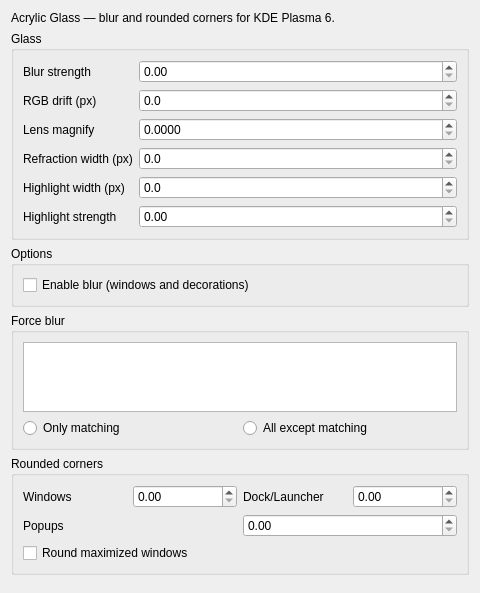
<?xml version="1.0" encoding="UTF-8"?>
<ui version="4.0">
 <class>BlurEffectConfig</class>
 <widget class="QWidget" name="BlurEffectConfig">
  <property name="geometry">
   <rect><x>0</x><y>0</y><width>480</width><height>420</height></rect>
  </property>
  <layout class="QVBoxLayout">
   <item>
    <widget class="QLabel">
     <property name="text"><string>Acrylic Glass — blur and rounded corners for KDE Plasma 6.</string></property>
     <property name="wordWrap"><bool>true</bool></property>
    </widget>
   </item>
   <item>
    <widget class="QGroupBox">
     <property name="title"><string>Glass</string></property>
     <layout class="QFormLayout">
      <item row="0" column="0">
       <widget class="QLabel">
        <property name="text"><string>Blur strength</string></property>
        <property name="toolTip"><string>Kawase downsample depth. Higher values produce a deeper, more Gaussian-looking blur behind the glass.</string></property>
       </widget>
      </item>
      <item row="0" column="1">
       <widget class="QDoubleSpinBox" name="kcfg_BlurStrength">
        <property name="toolTip"><string>Kawase downsample depth. Higher values produce a deeper blur. Fractional values (e.g. 1.75) interpolate smoothly between levels.</string></property>
        <property name="minimum"><double>0.0</double></property>
        <property name="maximum"><double>20.0</double></property>
        <property name="singleStep"><double>0.05</double></property>
        <property name="decimals"><number>2</number></property>
       </widget>
      </item>
      <item row="1" column="0">
       <widget class="QLabel">
        <property name="text"><string>RGB drift (px)</string></property>
        <property name="toolTip"><string>Chromatic aberration spread at the glass rim. Dispersive glass separates wavelengths — red drifts outward, blue drifts inward. 0 = no drift.</string></property>
       </widget>
      </item>
      <item row="1" column="1">
       <widget class="QDoubleSpinBox" name="kcfg_RgbDriftStrength">
        <property name="toolTip"><string>Chromatic aberration spread at the glass rim. Dispersive glass separates wavelengths — red drifts outward, blue drifts inward. 0 = no drift.</string></property>
        <property name="minimum"><double>0.0</double></property>
        <property name="maximum"><double>100.0</double></property>
        <property name="singleStep"><double>1.0</double></property>
        <property name="decimals"><number>1</number></property>
       </widget>
      </item>
      <item row="2" column="0">
       <widget class="QLabel">
        <property name="text"><string>Lens magnify</string></property>
        <property name="toolTip"><string>Convex-lens magnification of the blurred backdrop. The whole glass surface acts as a thick lens — higher values make the background appear closer.</string></property>
       </widget>
      </item>
      <item row="2" column="1">
       <widget class="QDoubleSpinBox" name="kcfg_MagnifyGlassStrength">
        <property name="toolTip"><string>Convex-lens magnification of the blurred backdrop. The whole glass surface acts as a thick lens — higher values make the background appear closer.</string></property>
        <property name="minimum"><double>0.0</double></property>
        <property name="maximum"><double>0.1</double></property>
        <property name="singleStep"><double>0.001</double></property>
        <property name="decimals"><number>4</number></property>
       </widget>
      </item>
      <item row="3" column="0">
       <widget class="QLabel">
        <property name="text"><string>Refraction width (px)</string></property>
        <property name="toolTip"><string>Band from the glass edge inward where chromatic dispersion and lens distortion are active. Narrow values (e.g. 22 px) keep the prismatic fringe tight to the border.</string></property>
       </widget>
      </item>
      <item row="3" column="1">
       <widget class="QDoubleSpinBox" name="kcfg_RefractionWidth">
        <property name="toolTip"><string>Band from the glass edge inward where chromatic dispersion and lens distortion are active. Narrow values (e.g. 22 px) keep the prismatic fringe tight to the border.</string></property>
        <property name="minimum"><double>0.0</double></property>
        <property name="maximum"><double>300.0</double></property>
        <property name="singleStep"><double>1.0</double></property>
        <property name="decimals"><number>1</number></property>
       </widget>
      </item>
      <item row="4" column="0">
       <widget class="QLabel">
        <property name="text"><string>Highlight width (px)</string></property>
        <property name="toolTip"><string>Band from the glass edge inward where the specular glow and ambient top/bottom gradient are active. Large values (e.g. 120 px) spread the light across most of the surface.</string></property>
       </widget>
      </item>
      <item row="4" column="1">
       <widget class="QDoubleSpinBox" name="kcfg_HighlightWidth">
        <property name="toolTip"><string>Band from the glass edge inward where the specular glow and ambient top/bottom gradient are active. Large values (e.g. 120 px) spread the light across most of the surface.</string></property>
        <property name="minimum"><double>0.0</double></property>
        <property name="maximum"><double>600.0</double></property>
        <property name="singleStep"><double>1.0</double></property>
        <property name="decimals"><number>1</number></property>
       </widget>
      </item>
      <item row="5" column="0">
       <widget class="QLabel">
        <property name="text"><string>Highlight strength</string></property>
        <property name="toolTip"><string>Brightness multiplier for the specular rim glow at the glass edge. 0 = no highlight, 1 = default, 2+ = very bright.</string></property>
       </widget>
      </item>
      <item row="5" column="1">
       <widget class="QDoubleSpinBox" name="kcfg_HighlightStrength">
        <property name="toolTip"><string>Brightness multiplier for the specular rim glow at the glass edge. 0 = no highlight, 1 = default, 2+ = very bright.</string></property>
        <property name="minimum"><double>0.0</double></property>
        <property name="maximum"><double>3.0</double></property>
        <property name="singleStep"><double>0.05</double></property>
        <property name="decimals"><number>2</number></property>
       </widget>
      </item>
     </layout>
    </widget>
   </item>
   <item>
    <widget class="QGroupBox">
     <property name="title"><string>Options</string></property>
     <layout class="QVBoxLayout">
      <item>
       <widget class="QCheckBox" name="kcfg_TransparentBlur">
        <property name="text"><string>Enable blur (windows and decorations)</string></property>
       </widget>
      </item>
     </layout>
    </widget>
   </item>
   <item>
    <widget class="QGroupBox">
     <property name="title"><string>Force blur</string></property>
     <layout class="QVBoxLayout">
      <item>
       <widget class="QPlainTextEdit" name="kcfg_WindowClasses">
        <property name="maximumSize"><size><width>16777215</width><height>80</height></size></property>
       </widget>
      </item>
      <item>
       <layout class="QHBoxLayout">
        <item><widget class="QRadioButton" name="kcfg_BlurMatching"><property name="text"><string>Only matching</string></property></widget></item>
        <item><widget class="QRadioButton" name="kcfg_BlurNonMatching"><property name="text"><string>All except matching</string></property></widget></item>
       </layout>
      </item>
     </layout>
    </widget>
   </item>
   <item>
    <widget class="QGroupBox">
     <property name="title"><string>Rounded corners</string></property>
     <layout class="QVBoxLayout">
      <item>
       <layout class="QHBoxLayout">
        <item><widget class="QLabel"><property name="text"><string>Windows</string></property></widget></item>
        <item><widget class="QDoubleSpinBox" name="kcfg_WindowCornerRadius"><property name="minimum"><double>0.0</double></property></widget></item>
        <item><widget class="QLabel"><property name="text"><string>Dock/Launcher</string></property></widget></item>
        <item><widget class="QDoubleSpinBox" name="kcfg_DockCornerRadius"><property name="minimum"><double>0.0</double></property></widget></item>
       </layout>
      </item>
      <item>
       <layout class="QHBoxLayout">
        <item><widget class="QLabel"><property name="text"><string>Popups</string></property><property name="toolTip"><string>Tooltips, menus, dialogs, and applet popups</string></property></widget></item>
        <item><widget class="QDoubleSpinBox" name="kcfg_PopupCornerRadius"><property name="minimum"><double>0.0</double></property></widget></item>
       </layout>
      </item>
      <item>
       <widget class="QCheckBox" name="kcfg_RoundCornersOfMaximizedWindows">
        <property name="text"><string>Round maximized windows</string></property>
       </widget>
      </item>
     </layout>
    </widget>
   </item>
   <item><spacer><property name="orientation"><enum>Qt::Orientation::Vertical</enum></property></spacer></item>
  </layout>
 </widget>
 <resources/>
 <connections/>
</ui>
